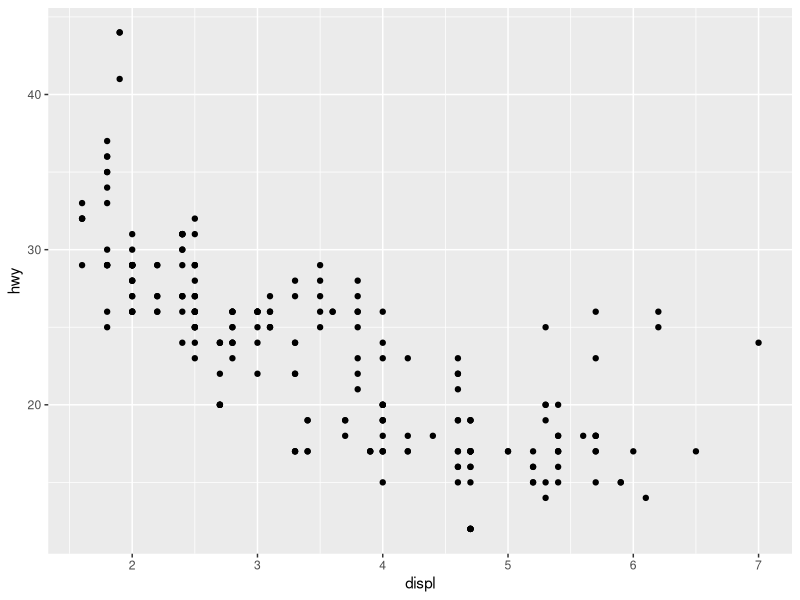
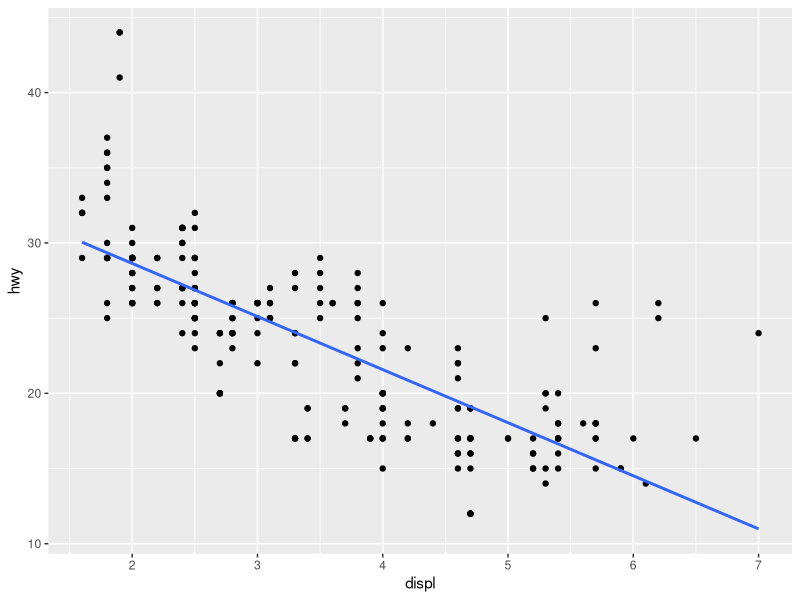
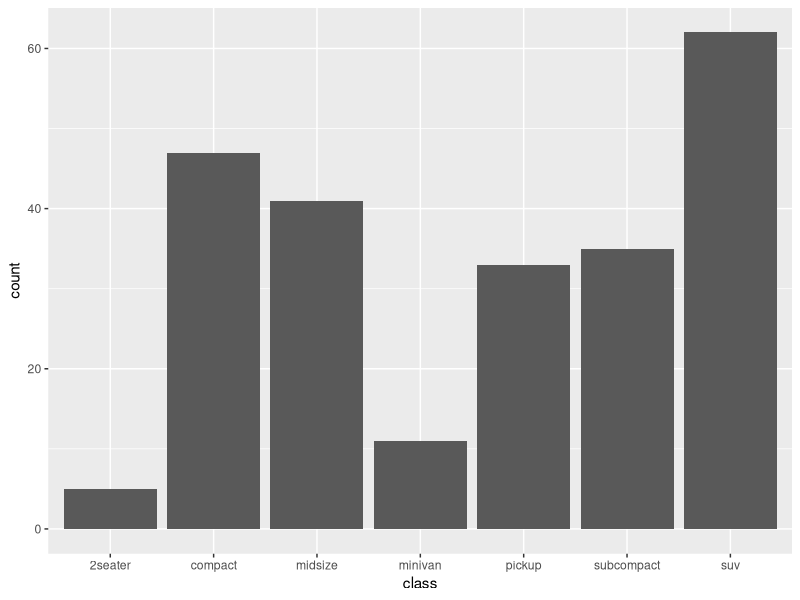
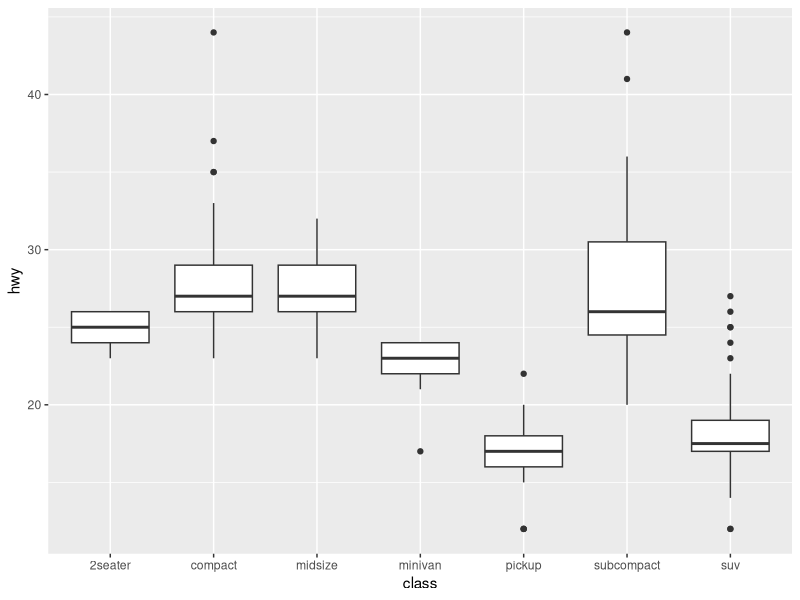
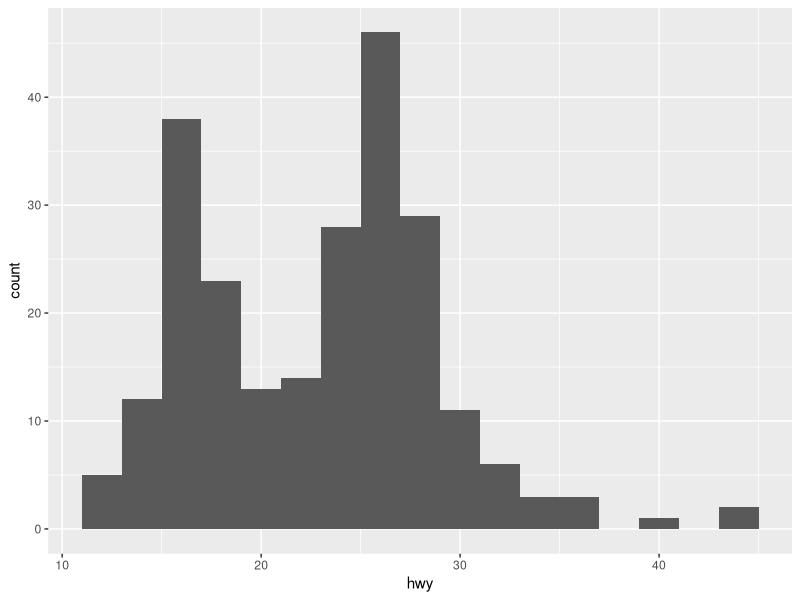

These figures' R source, in order:
if (!requireNamespace("ggplot2", quietly = TRUE)) {
  stop("Install ggplot2 first; see assignments/01-installing-packages/README.md.")
}

library(ggplot2)

base_plot <- ggplot(mpg, aes(x = displ, y = hwy))

print(base_plot + geom_point())
print(base_plot + geom_point() + geom_smooth(method = "lm", se = FALSE))
print(ggplot(mpg, aes(x = class)) + geom_bar())
print(ggplot(mpg, aes(x = class, y = hwy)) + geom_boxplot())
print(ggplot(mpg, aes(x = hwy)) + geom_histogram(binwidth = 2))
